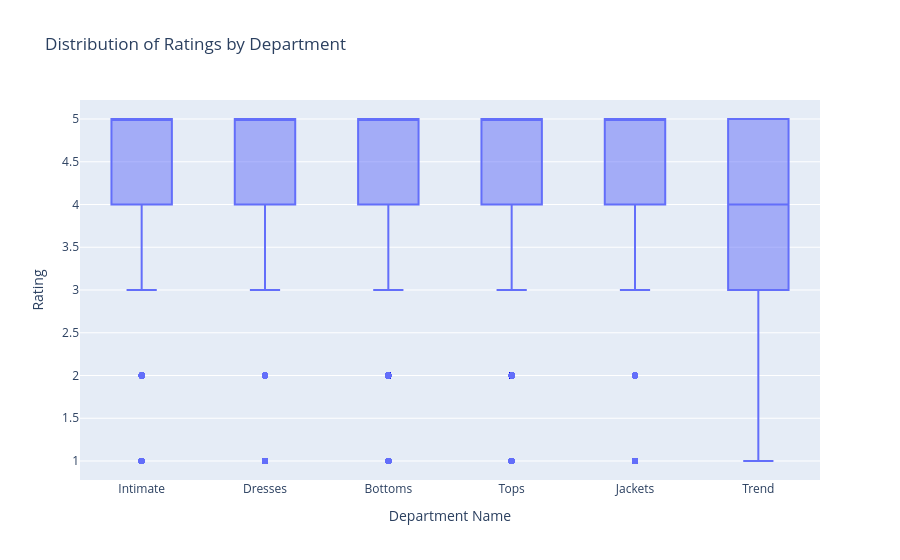

The code cell stored with this chart in its notebook:
### Code cell
fig = px.box(
    df,
    x="Department Name",
    y="Rating",
    title="Distribution of Ratings by Department",
    points="outliers"  # shows extreme values
)

fig.show()

### Figure 1 — Plotly figure (JSON) as saved in the notebook; plotly's stock layout.template omitted (floating-point values rounded to 4 significant figures; data arrays with more than 128 entries replaced by an {"elided": "..."} marker saying what was removed)
{"data": [{"alignmentgroup": "True", "boxpoints": "outliers", "hovertemplate": "Department Name=%{x}<br>Rating=%{y}<extra></extra>", "legendgroup": "", "marker": {"color": "#636efa"}, "name": "", "notched": false, "offsetgroup": "", "orientation": "v", "showlegend": false, "type": "box", "x": {"elided": "23472 str values"}, "x0": " ", "xaxis": "x", "y": {"elided": "23472 int values"}, "y0": " ", "yaxis": "y"}], "layout": {"boxmode": "group", "legend": {"tracegroupgap": 0}, "title": {"text": "Distribution of Ratings by Department"}, "xaxis": {"anchor": "y", "domain": [0, 1], "title": {"text": "Department Name"}}, "yaxis": {"anchor": "x", "domain": [0, 1], "title": {"text": "Rating"}}}}
